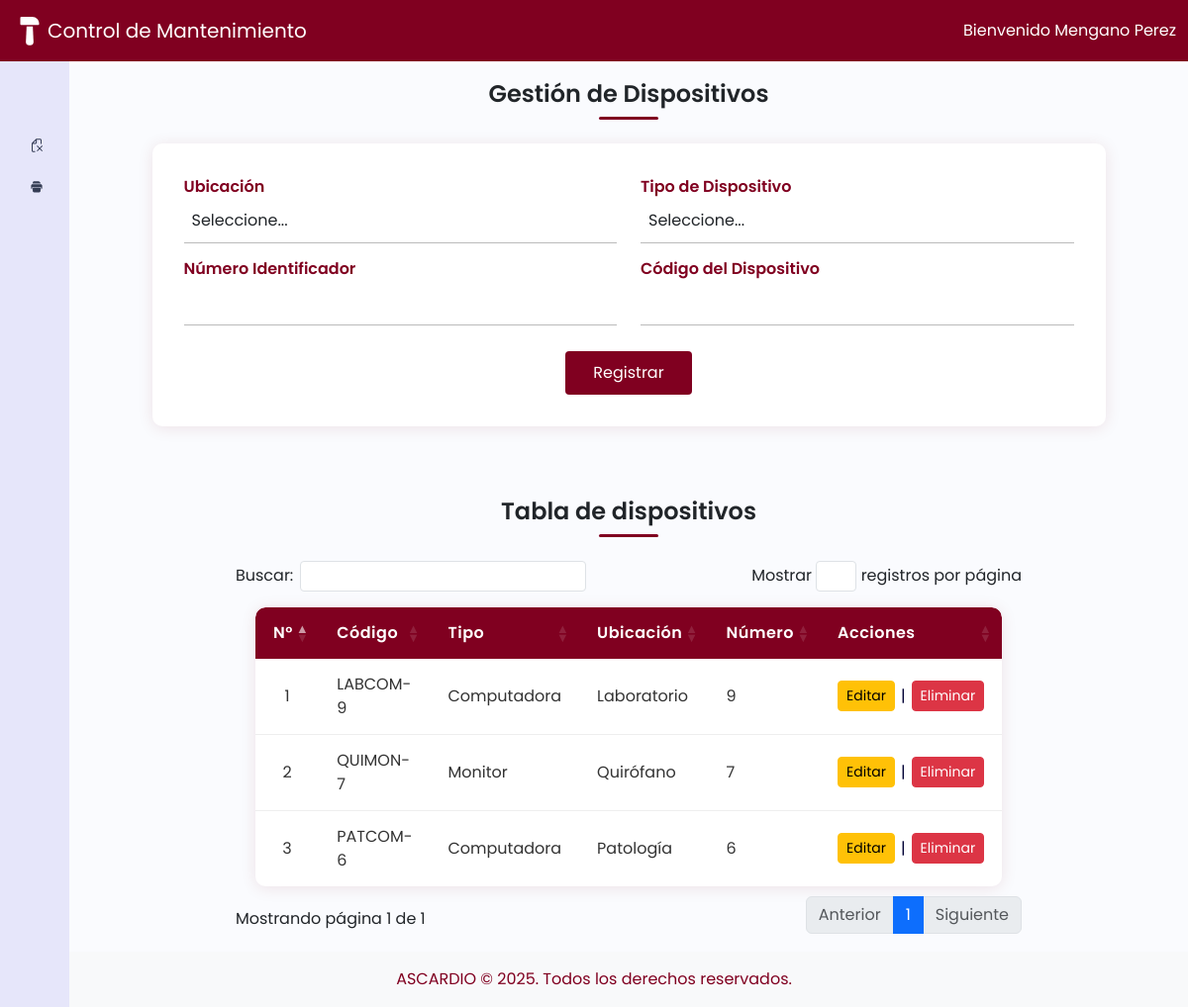
Screenshot of /index.php?vista=dispositivos (signed in) with the database file from the repository.
### tables this page shows
CREATE TABLE `dispositivos` (
  `id` int(11) NOT NULL,
  `codigo_dispositivo` varchar(20) NOT NULL,
  `tipo_dispositivo` varchar(50) NOT NULL,
  `ubicacion` varchar(100) NOT NULL,
  `numero_identificador` int(11) DEFAULT NULL
);

### controladores/controladorDispositivo.php (called while the page is built, shortened)
<?php
require_once dirname(__DIR__) . '/modelos/modeloDispositivo.php';
class controladorDispositivo {
    private $modelo;
    public function __construct() {
        $this->modelo = new modeloDispositivo();
    }
    public function mostrarDispositivos() {
        $ubicaciones = [
            'CAR' => 'Cardiología',
            'LAB' => 'Laboratorio',
            'QUI' => 'Quirófano',
            'ADM' => 'Administración',
            'URG' => 'Urgencias',
            'RX'  => 'Rayos X / Radiología',
            'UCI' => 'Unidad de Cuidados Intensivos',
            'FARM'=> 'Farmacia',
            'ALM' => 'Almacén',
            'CON' => 'Consultorios Externos',
            'REH' => 'Rehabilitación',
            'PAT' => 'Patología',
            'COC' => 'Cocina / Cafetería',
            'SEG' => 'Seguridad',
            'MNT' => 'Mantenimiento',
            'LIM' => 'Limpieza',
            'PED' => 'Pediatría',
            'MAT' => 'Maternidad',
            'NEU' => 'Neurología'
        ];
        $tipos = [
            'COM' => 'Computadora',
            'IMP' => 'Impresora',
            'MON' => 'Monitor',
            'TEL' => 'Teléfono (IP/Fijo)',
            'RED' => 'Equipo de Red (Router/Switch/AP)',
            'SER' => 'Servidor',
            'UPS' => 'UPS / Batería de Respaldo',
            'POS' => 'Punto de Venta',
            'CAM' => 'Cámara de Seguridad',
            'LEC' => 'Lector (Códigos de barras/Tarjeta)',
            'PRO' => 'Proyector',
            'EQU' => 'Equipo Médico (Conectado a red)',
            'HOS' => 'Host/Máquina Virtual',
            'PER' => 'Periférico (Teclado/Mouse/Webcam)',
            'VOZ' => 'Sistema de Voz/Intercomunicador',
            'SEN' => 'Sensor/Dispositivo IoT',
        ];
        $editando = false;
        $dispositivos = $this->modelo->listarDispositivos();
        include dirname(__DIR__) . '/vistas/vistaDispositivo.php';
    }
}
?>

### modelos/modeloDispositivo.php (called while the page is built, shortened)
<?php
require_once dirname(__DIR__) . '/config/conexion.php';
class modeloDispositivo {
    private $conexion;
    public function __construct() {
        $db = new Base_Datos();
        $this->conexion = $db->Conexion_Base_Datos();
    }
    public function listarDispositivos() {
        $sql = "SELECT * FROM dispositivos";
        $stmt = $this->conexion->prepare($sql);
        $stmt->execute();
        return $stmt->fetchAll(PDO::FETCH_ASSOC);
    }
}
?>

### config/conexion.php (called while the page is built, shortened)
<?php
  class Base_Datos{
    private $Nombre_Servidor = "localhost";
    private $Nombre_Base_Datos = "Mantenimiento_AscardioDB;";
    private $Nombre_Usuario = "root";
    private $Pass = "";
    public function Conexion_Base_Datos(){
       $this->Conexion = null;
       try{
             $this-> Conexion = new PDO("mysql:host={$this->Nombre_Servidor};dbname={$this->Nombre_Base_Datos}",
             $this->Nombre_Usuario,
             $this->Pass
        );
        $this->Conexion->setAttribute(PDO::ATTR_ERRMODE, PDO::ERRMODE_EXCEPTION);
       }catch(PDOException $e){
         die ("Error de Conexion:" . $e->getMessage());
       }
       return $this->Conexion;
    }
    }
?>

### vistas/vistaDispositivo.php (the view, shortened to what this page needs)
<?php include 'header.php'; ?>
<div class="main p-3">
    <h1>Gestión de Dispositivos</h1>
    <div class="titulo-linea"></div>
        <form method="POST" id="formDispositivo" class="device-form">
            <section class="form-row">
                <label class="form-label flex-grow" for="ubicacion">
                    Ubicación
                    <select class="form-control" id="ubicacion" name="ubicacion" required>
                        <option value="">Seleccione...</option>
                    </select>
                </label>
                <label class="form-label flex-grow" for="tipo_dispositivo">
                    Tipo de Dispositivo
                    <select class="form-control" id="tipo_dispositivo" name="tipo_dispositivo" required>
                        <option value="">Seleccione...</option>
                    </select>
                </label>
            </section>
            <section class="form-row">
                <label class="form-label flex-grow" for="numero_identificador">
                    Número Identificador
                    <input type="number" class="form-control" id="numero_identificador" name="numero_identificador" required
                        value="<?= (isset($editando) && $editando) ? htmlspecialchars($dispositivoEditar['numero_identificador']) : '' ?>">
                </label>
                <label class="form-label flex-grow" for="codigo_dispositivo">
                    Código del Dispositivo
                    <input type="text" class="form-control" id="codigo_dispositivo" name="codigo_dispositivo" readonly
                        value="<?= (isset($editando) && $editando) ? htmlspecialchars($dispositivoEditar['codigo_dispositivo']) : '' ?>">
                </label>
            </section>
            <div class="form-buttons">
            <?php if (isset($editando) && $editando): ?>
                <input type="hidden" name="codigo_original" value="<?= htmlspecialchars($dispositivoEditar['codigo_dispositivo']) ?>">
                <button type="submit" name="actualizar" class="btn btn-primary">Actualizar</button>
                <a href="index.php?vista=dispositivos" class="btn btn-secondary" style="margin-left:10px;">Cancelar</a>
            <?php else: ?>
                <button type="submit" name="registrar" class="btn btn-primary">Registrar</button>
            <?php endif; ?>
            </div>
        </form>
    <h1>Tabla de dispositivos</h1>
    <div class="titulo-linea"></div>
    <table class="device-table" id="deviceTable"  class="datatable">
        <thead>
            <tr>
                <th>N°</th>
                <th>Código</th>
                <th>Tipo</th>
                <th>Ubicación</th>
                <th>Número</th>
                <th>Acciones</th>
            </tr>
        </thead>
        <tbody>
            <?php $contador = 1; ?>
            <?php if (!empty($dispositivos)): ?>
                <?php foreach ($dispositivos as $dispositivo): ?>
                    <tr>
                        <td><?= $contador++ ?></td>
                        <td><?= htmlspecialchars($dispositivo['codigo_dispositivo']) ?></td>
                        <td><?= htmlspecialchars($tipos[$dispositivo['tipo_dispositivo']] ?? $dispositivo['tipo_dispositivo']) ?></td>
                        <td><?= htmlspecialchars($ubicaciones[$dispositivo['ubicacion']] ?? $dispositivo['ubicacion']) ?></td>
                        <td><?= htmlspecialchars($dispositivo['numero_identificador']) ?></td>
                        <td>
                            <div style="display:flex;align-items:center;gap:6px;">
                                <a href="index.php?vista=dispositivos&editar=<?= urlencode($dispositivo['codigo_dispositivo']) ?>" class="btn btn-sm btn-warning">Editar</a>
                                <span>|</span>
                                <a href="index.php?vista=dispositivos&eliminar=<?= urlencode($dispositivo['codigo_dispositivo']) ?>" class="btn btn-sm btn-danger" onclick="return confirm('¿Seguro que deseas eliminar este dispositivo?')">Eliminar</a>
                            </div>
                        </td>
                    </tr>
                <?php endforeach; ?>
            <?php else: ?>
                <tr><td colspan="6">No hay dispositivos registrados.</td></tr>
            <?php endif; ?>
        </tbody>
    </table>
</div>
<?php include 'footer.php'; ?>

### vistas/estilos/style.css (style rules this page uses)
a { text-decoration: none; }
span { color: rgb(3, 3, 54) }
h1 { font-weight: 600; font-size: 1.5rem; text-align: center; margin-bottom: 8px; }
body { font-family: 'Poppins', sans-serif; }
.main { min-height: 100vh; width: 100%; overflow: hidden; background-color: #fafbfe; display: flex; flex-direction: column; align-items: center; }
.main { margin-top: 65px; margin-left: 70px; }

### vistas/estilos/estiloDispositivos.css (style rules this page uses)
.device-form { background: #fff; padding: 32px 32px 24px 32px; border-radius: 10px; box-shadow: 0 2px 16px rgba(128,0,32,0.10); margin-bottom: 32px; width: 90%; margin-left: auto; margin-right: auto; display: flex; flex-direction: column; align-items: center; }
.device-form .form-row { display: flex; gap: 24px; width: 100%; justify-content: space-between; margin-bottom: 10px; }
.device-form .flex-grow { flex: 1 1 0; margin-bottom: 16px; }
.device-form .form-control { border: none; border-bottom: 1.2px solid #bbb; border-radius: 0; padding: 10px 8px 10px 8px; font-size: 1rem; background: transparent; outline: none; box-shadow: none; width: 100%; transition: border-color 0.2s; }
.device-form .form-label { font-weight: 600; color: #800020; width: 100%; text-align: left; margin-bottom: 4px; }
.device-form button[name="registrar"] { width: auto; min-width: 120px; padding: 10px 28px; border-radius: 4px; border: none; background: #800020; color: #fff; font-size: 1rem; font-family: inherit; cursor: pointer; transition: background 0.2s; margin-bottom: 0; margin-right: auto; display: block; text-align: left; }
.device-table { max-width: 900px; margin-left: auto; margin-right: auto; width: 95%; border-collapse: separate; border-spacing: 0; background: #fff; border-radius: 10px; overflow: hidden; box-shadow: 0 2px 16px rgba(128,0,32,0.10); font-family: 'Poppins', Arial, sans-serif; }
.device-table th, .device-table td { padding: 14px 18px; border-bottom: 1px solid #eee; text-align: left; font-size: 1rem; }
@media (min-width: 768px) { .main.p-3 { padding-left: 30px !important; padding-right: 30px !important; } }
.device-table th { background: #800020; color: #fff; font-weight: 600; letter-spacing: 0.5px; border: none; }
.device-table tr:last-child td { border-bottom: none; }
.device-table td { color: #333; vertical-align: middle; }
.device-table th:first-child, .device-table td:first-child { text-align: center; width: 50px; }
.device-table th, .device-table td { position: relative; }
.device-table th:first-child { border-top-left-radius: 10px; }
.device-table th:last-child { border-top-right-radius: 10px; }
.device-table tr:last-child td:first-child { border-bottom-left-radius: 10px; }
.device-table tr:last-child td:last-child { border-bottom-right-radius: 10px; }
.device-form .form-buttons { display: flex; gap: 12px; margin-top: 12px; margin-bottom: 8px; align-items: center; }

### vistas/estilos/estiloUsuarios.css (style rules this page uses)
.titulo-linea { width: 60px; height: 3px; background: #800020; margin: 0 auto 24px auto; border-radius: 2px; }

### rows the page displays
dispositivos: codigo_dispositivo "LABCOM-9", tipo_dispositivo "Computadora", ubicacion "Laboratorio", numero_identificador "9"
dispositivos: codigo_dispositivo "QUIMON-7", tipo_dispositivo "Monitor", ubicacion "Quirófano", numero_identificador "7"
dispositivos: codigo_dispositivo "PATCOM-6", tipo_dispositivo "Computadora", ubicacion "Patología", numero_identificador "6"
